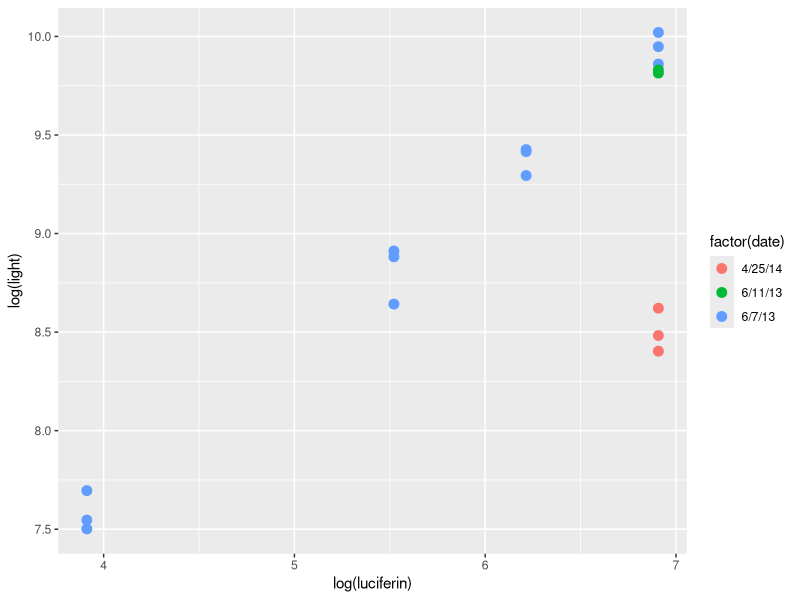
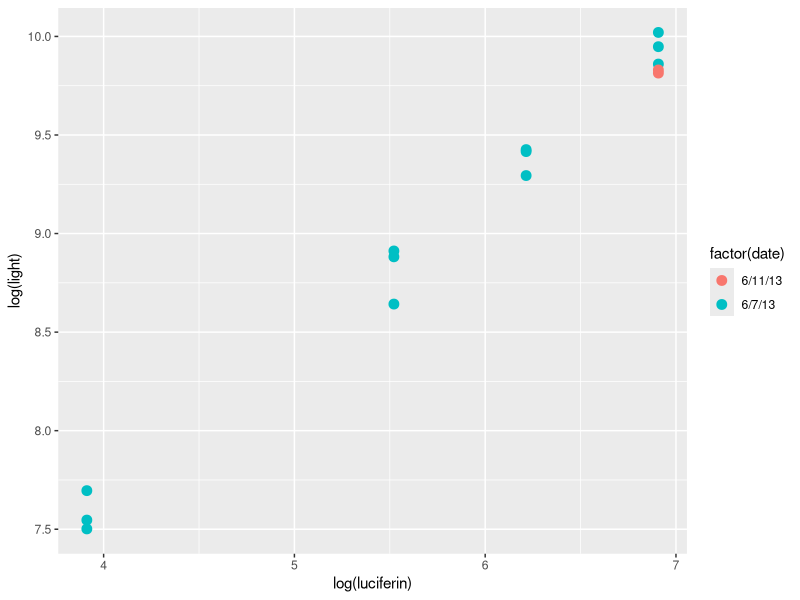
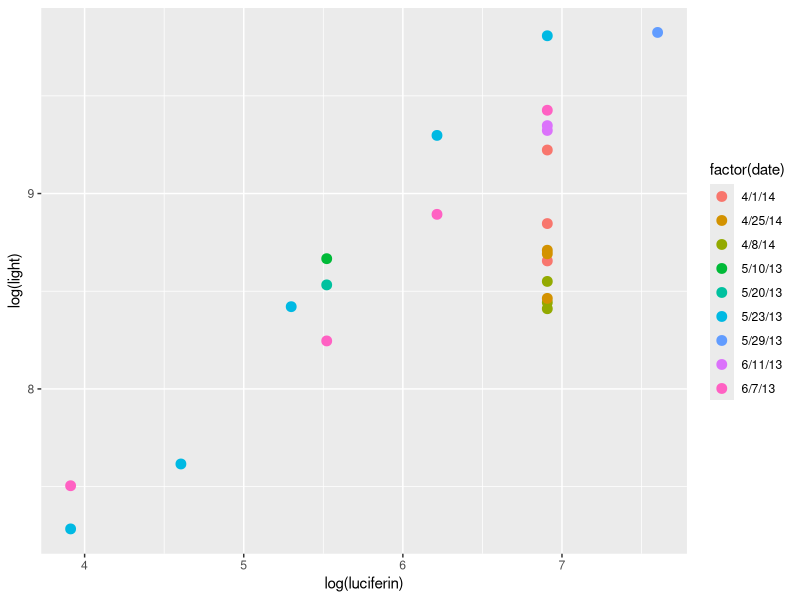
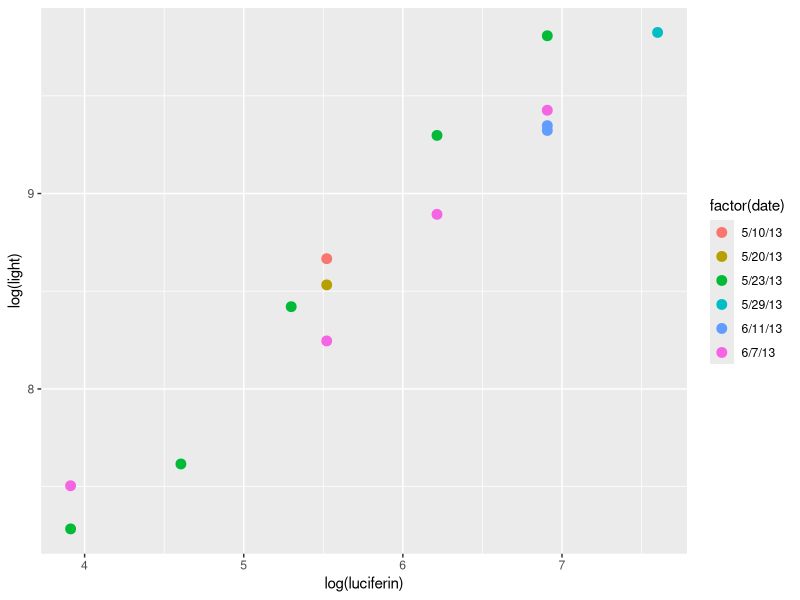
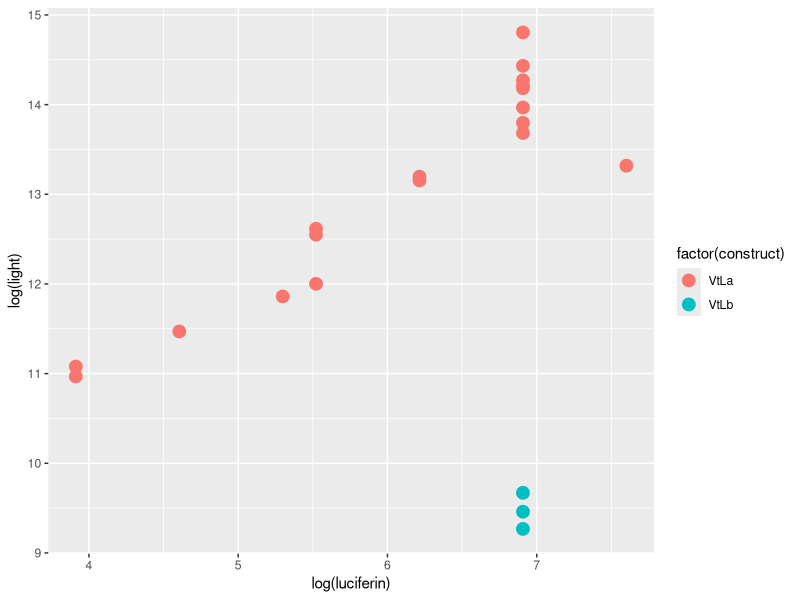
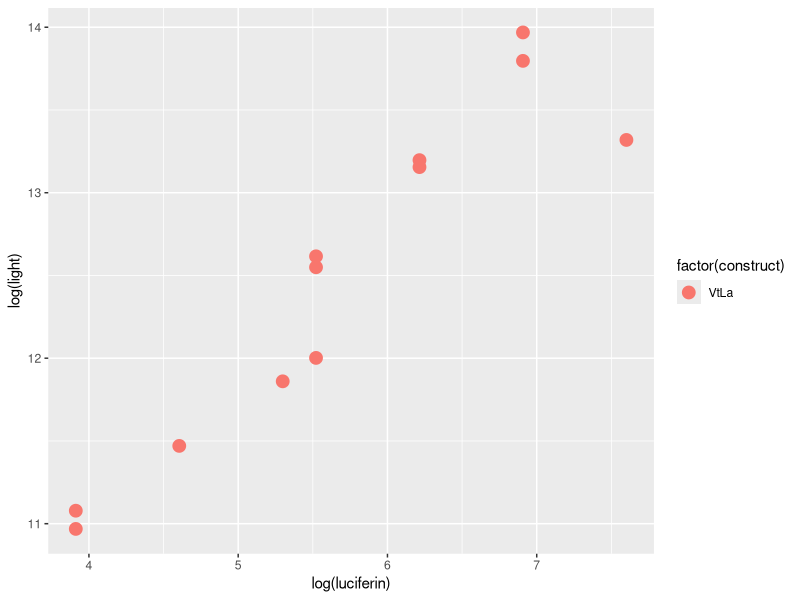
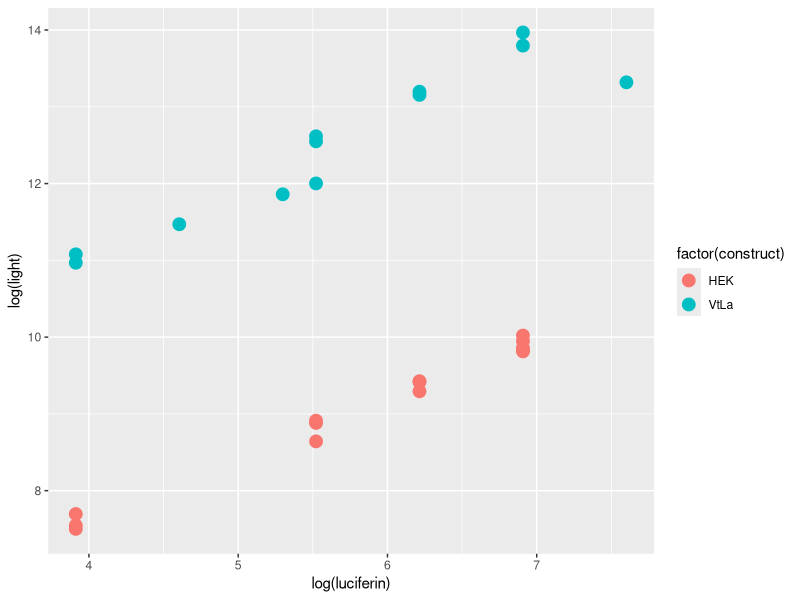
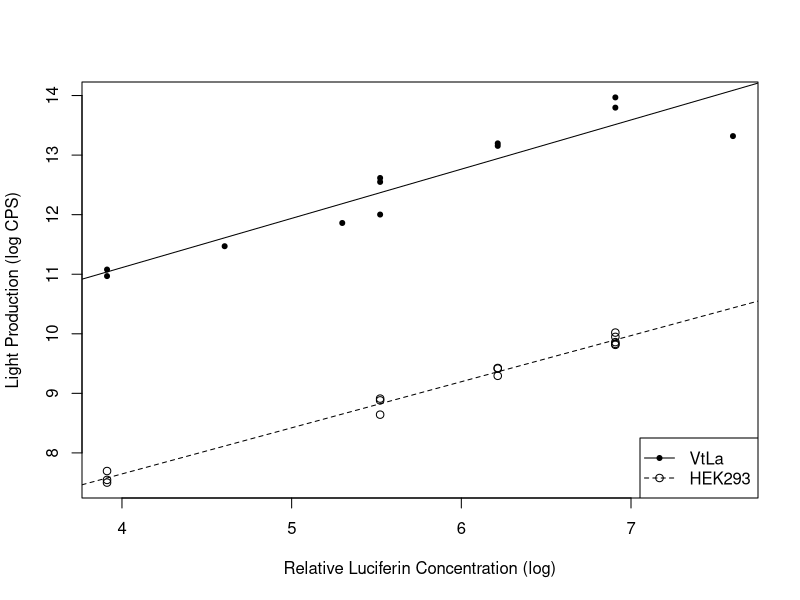

Here is the R script that generated these plots, in order:
maindir <- "~/Documents/GitHub/Cypridinidae_EmissionSpectra/"
setwd(maindir)

#Test if Vargula tsujii VtL is a functional luciferase
library(ggplot2)
data <- read.csv(file="Raw Data/expression-kinetics/2014_mammalian_assays.csv", header=TRUE)
#Add column for dilution*substrate
luciferin <- data$dilution*data$substrate
data2 <- cbind(data,luciferin)
data <- data2

#HEK -- negative control comparison is untransfected HEK cells
rows.to.keep <- grep("hek", data$genefamily)
hekdata <- data[rows.to.keep,]
ggplot(hekdata, aes(x=log(luciferin),y=log(light))) + geom_point(aes(colour=factor(date)),size=3) 
#Only include 2013 data 
hek13 <- subset(hekdata, year == 13)
#Only include 2014 data
hek14 <- subset(hekdata, year == 14)
ggplot(hek13, aes(x=log(luciferin),y=log(light))) + geom_point(aes(colour=factor(date)),size=3) 

#blank -- negative control comparison is untransfected HEK cells
rows.to.keep <- grep("blank", data$genefamily)
blankdata <- data[rows.to.keep,]
ggplot(blankdata, aes(x=log(luciferin),y=log(light))) + geom_point(aes(colour=factor(date)),size=3) 
#Only include 2013 data 
blank13 <- subset(blankdata, year == 13)
#Only include 2014 data
blank14 <- subset(blankdata, year == 14)
ggplot(blank13, aes(x=log(luciferin),y=log(light))) + geom_point(aes(colour=factor(date)),size=3) 


#tsujii -- Plot All V. tsujii data
rows.to.keep <- grep("Vargula_tsujii", data$species)
Vtsujiidata <- data[rows.to.keep,]
ggplot(Vtsujiidata, aes(x=log(luciferin),y=log(light))) + geom_point(aes(colour=factor(construct)),size=4)
#Note that VtLb seems to not be functional. Hypothesis is that clone is problematic.


#Separate 2013 data from 2014 data. There were differences in experimental techniques, including different cell culture media.

#Only include 2013 data 
Vtsujiidata13 <- subset(Vtsujiidata, year == 13)
#Only include 2014 data
Vtsujiidata14 <- subset(Vtsujiidata, year == 14)

ggplot(Vtsujiidata13, aes(x=log(luciferin),y=log(light))) + geom_point(aes(colour=factor(construct)),size=4)


###Comparison of V tsujii to HEK negative control RAW plot
VtLtest <- rbind(hek13,Vtsujiidata13)
ggplot(VtLtest, aes(x=log(luciferin),y=log(light))) + geom_point(aes(colour=factor(construct)),size=4)

##VtL to HEK aov
mod1 <- aov(light~luciferin*genefamily, data=VtLtest)
summary(mod1)
mod2 <- aov(light~luciferin+genefamily, data=VtLtest)
summary(mod2)
anova(mod1,mod2)

luc <- subset(VtLtest, genefamily == "luciferase")
hek <- subset(VtLtest, genefamily == "hek")

reg1 <- lm(log(light)~log(luciferin), data=luc); summary(reg1)
reg2 <- lm(log(light)~log(luciferin), data=hek); summary(reg2)

plot(log(light)~log(luciferin), data=VtLtest, type='n', xlab="Relative Luciferin Concentration (log)", ylab="Light Production (log CPS)")
points(log(luc$luciferin),log(luc$light), pch=20)
points(log(hek$luciferin),log(hek$light), pch=1)
abline(reg1, lty=1)
abline(reg2, lty=2)
legend("bottomright", c("VtLa","HEK293"),lty=c(1,2),pch=c(20,1))

#Make Boxplot of 2014 data
#Remove VtLb data
VtLa14 <- subset(Vtsujiidata14, construct == "VtLa")
VtLbox <- rbind(VtLa14,hek14,blank14)
VtLbox <- droplevels(VtLbox)
qplot(genefamily, log(light), data=VtLbox, geom="boxplot")
boxplot(log(light)~genefamily, data=VtLbox, ylab="Light Production (log CPS)")

#Plot both main plots together
#par(mfrow=c(1,2))
layout(matrix(c(1,2),1,byrow=TRUE),widths=c(1,2))
boxplot(log(light)~genefamily, data=VtLbox, xlab="Fixed Luciferin Conc.", ylab="Light Production (log CPS)")

plot(log(light)~log(luciferin), data=VtLtest, type='n', xlab="Luciferin Conc.", ylab="")
points(log(luc$luciferin),log(luc$light), pch=20)
points(log(hek$luciferin),log(hek$light), pch=1)
abline(reg1, lty=1)
abline(reg2, lty=2)
legend("bottomright", c("VtLa","HEK293"),lty=c(1,2),pch=c(20,1))
